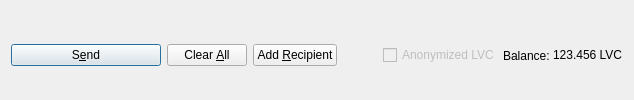
         <widget class="QFrame" name="frame_Send">
          <layout class="QHBoxLayout" name="horizontalLayout">
           <property name="bottomMargin">
            <number>0</number>
           </property>
           <item>
            <widget class="QPushButton" name="sendButton">
             <property name="minimumSize">
              <size>
               <width>150</width>
               <height>0</height>
              </size>
             </property>
             <property name="toolTip">
              <string>Confirm the send action</string>
             </property>
             <property name="text">
              <string>S&amp;end</string>
             </property>
             <property name="icon">
              <iconset resource="../levantcoin.qrc">
               <normaloff>:/icons/send</normaloff>:/icons/send</iconset>
             </property>
             <property name="autoDefault">
              <bool>false</bool>
             </property>
             <property name="default">
              <bool>true</bool>
             </property>
            </widget>
           </item>
           <item>
            <widget class="QPushButton" name="clearButton">
             <property name="sizePolicy">
              <sizepolicy hsizetype="Minimum" vsizetype="Fixed">
               <horstretch>0</horstretch>
               <verstretch>0</verstretch>
              </sizepolicy>
             </property>
             <property name="toolTip">
              <string>Clear all fields of the form.</string>
             </property>
             <property name="text">
              <string>Clear &amp;All</string>
             </property>
             <property name="icon">
              <iconset resource="../levantcoin.qrc">
               <normaloff>:/icons/remove</normaloff>:/icons/remove</iconset>
             </property>
             <property name="autoDefault">
              <bool>false</bool>
             </property>
            </widget>
           </item>
           <item>
            <widget class="QPushButton" name="addButton">
             <property name="toolTip">
              <string>Send to multiple recipients at once</string>
             </property>
             <property name="text">
              <string>Add &amp;Recipient</string>
             </property>
             <property name="icon">
              <iconset resource="../levantcoin.qrc">
               <normaloff>:/icons/add</normaloff>:/icons/add</iconset>
             </property>
             <property name="autoDefault">
              <bool>false</bool>
             </property>
            </widget>
           </item>
           <item>
            <spacer name="horizontalSpacer">
             <property name="orientation">
              <enum>Qt::Horizontal</enum>
             </property>
             <property name="sizeHint" stdset="0">
              <size>
               <width>40</width>
               <height>20</height>
              </size>
             </property>
            </spacer>
           </item>
           <item>
            <layout class="QHBoxLayout" name="horizontalLayout_2">
             <property name="spacing">
              <number>3</number>
             </property>
             <item>
              <widget class="QCheckBox" name="checkzLVC">
               <property name="enabled">
                <bool>false</bool>
               </property>
               <property name="text">
                <string>Anonymized LVC</string>
               </property>
              </widget>
             </item>
             <item>
              <widget class="QLabel" name="label">
               <property name="text">
                <string>Balance:</string>
               </property>
              </widget>
             </item>
             <item>
              <widget class="QLabel" name="labelBalance">
               <property name="sizePolicy">
                <sizepolicy hsizetype="Preferred" vsizetype="Fixed">
                 <horstretch>0</horstretch>
                 <verstretch>0</verstretch>
                </sizepolicy>
               </property>
               <property name="cursor">
                <cursorShape>IBeamCursor</cursorShape>
               </property>
               <property name="text">
                <string notr="true">123.456 LVC</string>
               </property>
               <property name="textInteractionFlags">
                <set>Qt::LinksAccessibleByMouse|Qt::TextSelectableByKeyboard|Qt::TextSelectableByMouse</set>
               </property>
              </widget>
             </item>
            </layout>
           </item>
          </layout>
         </widget>
